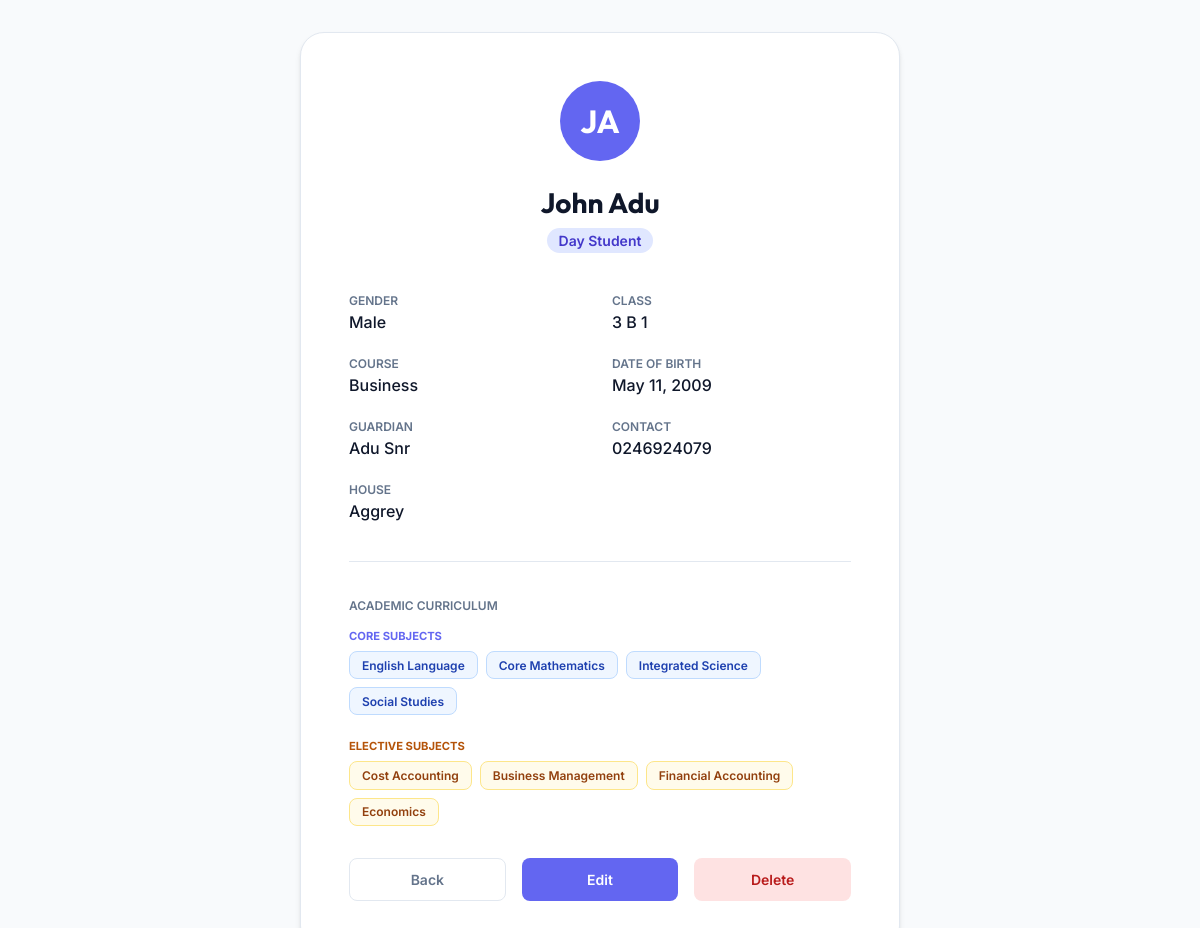
/student/25474052-8a78-4020-a9e1-c464c3853719/ (signed in), run on the app's committed database.
### students/models.py (models this page shows, shortened)
class Student(models.Model):
    id = models.UUIDField(primary_key=True, default=uuid.uuid4, editable=False)
    GENDER_CHOICES = [
        ('M', 'Male'),
        ('F', 'Female'),
    ]
    RESIDENCE_CHOICES = [
        ('Day', 'Day'),
        ('Boarder', 'Boarder'),
    ]
    phone_validator = RegexValidator(
        regex=r'^\d{10}$',
        message="Phone number must be exactly 10 digits (e.g. 0244123456)."
    )
    surname = models.CharField(max_length=100)
    firstname = models.CharField(max_length=100)
    other_names = models.CharField(max_length=200, blank=True, null=True)
    gender = models.CharField(max_length=1, choices=GENDER_CHOICES)
    date_of_birth = models.DateField(validators=[validate_birth_date])
    guardian_name = models.CharField(max_length=200)
    guardian_phone = models.CharField(max_length=10, validators=[phone_validator])
    student_class = models.ForeignKey(SchoolClass, on_delete=models.CASCADE, related_name='students')
    student_course = models.ForeignKey(Course, on_delete=models.SET_NULL, related_name='students', null=True, blank=True)
    house = models.ForeignKey(House, on_delete=models.SET_NULL, related_name='students', null=True, blank=True)
    residence_status = models.CharField(max_length=10, choices=RESIDENCE_CHOICES, default='Day')

class SchoolClass(models.Model):
    id = models.UUIDField(primary_key=True, default=uuid.uuid4, editable=False)
    name = models.CharField(max_length=20, unique=True)
    description = models.TextField(blank=True, null=True)
    course = models.ForeignKey(Course, on_delete=models.SET_NULL, null=True, blank=True, related_name='classes')
    next_class = models.ForeignKey('self', on_delete=models.SET_NULL, null=True, blank=True, related_name='previous_classes')
    subjects = models.ManyToManyField(Subject, related_name='classes', blank=True)
    class Meta:
        verbose_name_plural = "School Classes"

class Course(models.Model):
    id = models.UUIDField(primary_key=True, default=uuid.uuid4, editable=False)
    name = models.CharField(max_length=100, unique=True)
    code = models.CharField(max_length=20, unique=True, blank=True, null=True)
    description = models.TextField(blank=True, null=True)
    subjects = models.ManyToManyField(Subject, related_name='courses', blank=True)

class House(models.Model):
    id = models.UUIDField(primary_key=True, default=uuid.uuid4, editable=False)
    name = models.CharField(max_length=100, unique=True)
    description = models.TextField(blank=True, null=True)

class Subject(models.Model):
    SUBJECT_TYPE_CHOICES = [
        ('CORE', 'Core Subject'),
        ('ELECTIVE', 'Elective Subject'),
    ]
    id = models.UUIDField(primary_key=True, default=uuid.uuid4, editable=False)
    name = models.CharField(max_length=100, unique=True)
    code = models.CharField(max_length=20, unique=True)
    subject_type = models.CharField(max_length=10, choices=SUBJECT_TYPE_CHOICES, default='CORE')

### students/views.py (the view)
# urls.py: path('student/<uuid:pk>/', views.student_detail, name='student_detail'),
@login_required
def student_detail(request, pk):
    student = get_object_or_404(Student, pk=pk)
    return render(request, 'students/student_detail.html', {'student': student})

### students/templates/students/student_detail.html (shortened to what this page needs)
<!DOCTYPE html>
<html lang="en">
<head>
</head>
<body>
    <div class="container">
        <div class="card">
            <div class="profile-header">
                <div class="avatar">
                    {{ student.firstname|slice:":1" }}{{ student.surname|slice:":1" }}
                </div>
                <h1>{{ student.firstname }} {{ student.surname }}</h1>
                <div class="badge">{{ student.residence_status }} Student</div>
            </div>
            <div class="info-grid">
                <div class="info-item">
                    <label>Gender</label>
                    <div class="value">{{ student.get_gender_display }}</div>
                </div>
                <div class="info-item">
                    <label>Class</label>
                    <div class="value">{{ student.student_class.name }}</div>
                </div>
                <div class="info-item">
                    <label>Course</label>
                    <div class="value">{{ student.student_course.name|default:"N/A" }}</div>
                </div>
                <div class="info-item">
                    <label>Date of Birth</label>
                    <div class="value">{{ student.date_of_birth }}</div>
                </div>
                <div class="info-item">
                    <label>Guardian</label>
                    <div class="value">{{ student.guardian_name }}</div>
                </div>
                <div class="info-item">
                    <label>Contact</label>
                    <div class="value">{{ student.guardian_phone }}</div>
                </div>
                <div class="info-item">
                    <label>House</label>
                    <div class="value">{{ student.house.name|default:"N/A" }}</div>
                </div>
            </div>
            <div style="margin-top: 1rem; border-top: 1px solid var(--border); padding-top: 1.5rem;">
                <h3 style="font-size: 0.75rem; font-weight: 600; color: var(--text-muted); text-transform: uppercase; margin-bottom: 1rem;">Academic Curriculum</h3>
                <div style="margin-bottom: 1.5rem;">
                    <label style="display: block; font-size: 0.7rem; color: var(--primary); font-weight: 700; margin-bottom: 0.5rem;">CORE SUBJECTS</label>
                    <div style="display: flex; flex-wrap: wrap; gap: 0.5rem;">
                        {% for subject in student.student_class.subjects.all %}
                            {% if subject.subject_type == 'CORE' %}
                            <span style="background: #eff6ff; color: #1e40af; padding: 0.35rem 0.75rem; border-radius: 0.5rem; font-size: 0.75rem; font-weight: 600; border: 1px solid #bfdbfe;">
                                {{ subject.name }}
                            </span>
                            {% endif %}
                        {% endfor %}
                    </div>
                </div>
                <div>
                    <label style="display: block; font-size: 0.7rem; color: #b45309; font-weight: 700; margin-bottom: 0.5rem;">ELECTIVE SUBJECTS</label>
                    <div style="display: flex; flex-wrap: wrap; gap: 0.5rem;">
                        {% for subject in student.student_class.subjects.all %}
                            {% if subject.subject_type == 'ELECTIVE' %}
                            <span style="background: #fffbeb; color: #92400e; padding: 0.35rem 0.75rem; border-radius: 0.5rem; font-size: 0.75rem; font-weight: 600; border: 1px solid #fde68a;">
                                {{ subject.name }}
                            </span>
                            {% endif %}
                        {% endfor %}
                    </div>
                </div>
            </div>
            <div class="actions" style="margin-top: 2rem;">
                <a href="{% url 'dashboard' %}" class="btn btn-outline">Back</a>
                <a href="{% url 'edit_student' student.pk %}" class="btn btn-primary">Edit</a>
                <a href="{% url 'delete_student' student.pk %}" class="btn btn-danger">Delete</a>
            </div>
        </div>
    </div>
</body>
</html>

### students/templates/students/student_detail.html (style rules this page uses)
:root { --primary: #6366f1; --bg-main: #f8fafc; --bg-card: #ffffff; --text-main: #0f172a; --text-muted: #64748b; --border: #e2e8f0; --shadow: 0 4px 6px -1px rgb(0 0 0 / 0.1), 0 2px 4px -2px rgb(0 0 0 / 0.1); }
body { font-family: 'Inter', sans-serif; background-color: var(--bg-main); color: var(--text-main); margin: 0; display: flex; justify-content: center; align-items: center; min-height: 100vh; }
.container { width: 100%; max-width: 600px; padding: 2rem; }
.card { background: var(--bg-card); border: 1px solid var(--border); border-radius: 1.5rem; padding: 3rem; box-shadow: var(--shadow); }
.profile-header { text-align: center; margin-bottom: 2.5rem; }
.avatar { width: 80px; height: 80px; background: var(--primary); color: white; border-radius: 50%; display: flex; justify-content: center; align-items: center; font-size: 2rem; font-weight: 700; margin: 0 auto 1.5rem; font-family: 'Outfit', sans-serif; }
h1 { font-family: 'Outfit', sans-serif; font-size: 1.75rem; margin: 0 0 0.5rem 0; }
.badge { display: inline-block; padding: 0.25rem 0.75rem; border-radius: 9999px; background: #e0e7ff; color: #4338ca; font-size: 0.875rem; font-weight: 600; }
.info-grid { display: grid; grid-template-columns: 1fr 1fr; gap: 1.5rem; margin-bottom: 2.5rem; }
.info-item label { display: block; font-size: 0.75rem; font-weight: 600; color: var(--text-muted); text-transform: uppercase; margin-bottom: 0.25rem; }
.info-item .value { font-size: 1rem; font-weight: 500; }
.actions { display: flex; gap: 1rem; }
.btn { flex: 1; text-align: center; padding: 0.75rem; border-radius: 0.5rem; text-decoration: none; font-weight: 600; font-size: 0.875rem; transition: all 0.2s; border: 1px solid transparent; }
.btn-primary { background: var(--primary); color: white; }
.btn-outline { background: white; color: var(--text-muted); border: 1px solid var(--border); }
.btn-danger { background: #fee2e2; color: #b91c1c; }

### data on the page
Student: firstname "J", surname "A", firstname "John", surname "Adu", residence_status "Day", gender "Male", student_class.name "3 B 1", student_course.name "Business", date_of_birth "May 11, 2009", guardian_name "Adu Snr", guardian_phone "0246924079", house.name "Aggrey"
Subject: name "English Language"
Subject: name "Core Mathematics"
Subject: name "Integrated Science"
Subject: name "Social Studies"
Subject: name "Cost Accounting"
Subject: name "Business Management"
Subject: name "Financial Accounting"
Subject: name "Economics"
